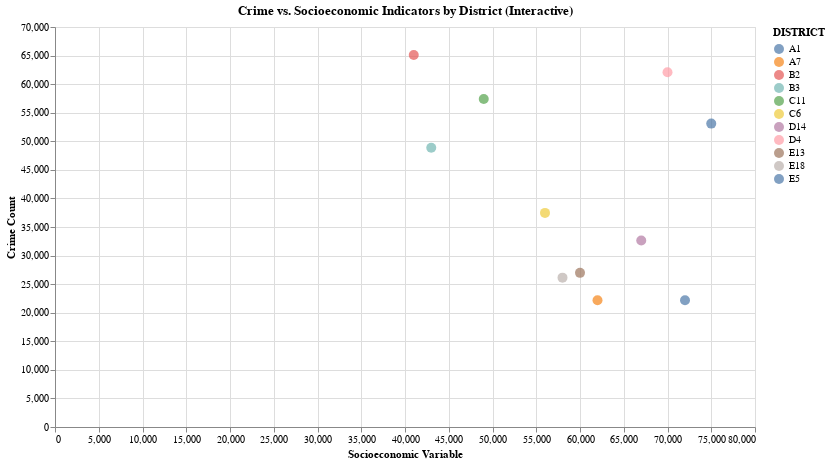

Notebook code for this chart:
### Markdown cell above
# Data Visualization 5: Socioeconomic Correlation Explorer

### Type: Scatter Plot Matrix

### Tool: Altair

### Interactivity: Select different variables

### Customization: Colored points by district

### Description: Shows correlations (e.g., crime vs. income/education/pop density) and lets user explore relationships.

### Code cell
import pandas as pd
import altair as alt

# Simulated socioeconomic data by Boston district
socioeconomic_data = pd.DataFrame({
    'DISTRICT': ['A1', 'A7', 'B2', 'B3', 'C6', 'C11', 'D4', 'D14', 'E5', 'E13', 'E18'],
    'MEDIAN_INCOME': [75000, 62000, 41000, 43000, 56000, 49000, 70000, 67000, 72000, 60000, 58000],
    'EDUCATION_RATE': [0.91, 0.87, 0.68, 0.72, 0.84, 0.77, 0.90, 0.88, 0.93, 0.86, 0.82],
    'POP_DENSITY': [10500, 9800, 12500, 11200, 9700, 10800, 10200, 9600, 8800, 9500, 9100]
})

# Load crime data from all years
paths = {
    "2019": "2019.csv",
    "2020": "2020.csv",
    "2021": "2021.csv",
    "2022": "crime_reports_2022.csv",
    "2023": "2023_to_present.csv"
}
dfs = [pd.read_csv(path, low_memory=False)[['DISTRICT']] for path in paths.values()]
crime_df = pd.concat(dfs, ignore_index=True).dropna(subset=['DISTRICT'])

# Aggregate crime counts per district
crime_by_district = crime_df.groupby('DISTRICT').size().reset_index(name='CRIME_COUNT')

# Merge crime and socioeconomic data
merged_data = pd.merge(socioeconomic_data, crime_by_district, on='DISTRICT', how='inner')

# Melt for dynamic Altair selection
melted = merged_data.melt(
    id_vars=['DISTRICT', 'CRIME_COUNT'],
    value_vars=['MEDIAN_INCOME', 'EDUCATION_RATE', 'POP_DENSITY'],
    var_name='SOCIO_VAR',
    value_name='VALUE'
)

# Interactive selector for variable
selector = alt.binding_select(options=['MEDIAN_INCOME', 'EDUCATION_RATE', 'POP_DENSITY'], name='Variable: ')
selection = alt.selection_point(fields=['SOCIO_VAR'], bind=selector, value='MEDIAN_INCOME')

# Altair scatter plot
chart = alt.Chart(melted).add_params(
    selection
).transform_filter(
    selection
).mark_circle(size=100).encode(
    x=alt.X('VALUE:Q', title='Socioeconomic Variable'),
    y=alt.Y('CRIME_COUNT:Q', title='Crime Count'),
    color=alt.Color('DISTRICT:N'),
    tooltip=['DISTRICT', 'VALUE', 'CRIME_COUNT']
).properties(
    width=700,
    height=400,
    title='Crime vs. Socioeconomic Indicators by District (Interactive)'
)

chart.display()

### Figure 1 — Vega-Lite specification as saved in the notebook (floating-point values rounded to 4 significant figures)
{"config": {"view": {"continuousWidth": 300, "continuousHeight": 300}}, "data": {"name": "data-cfd6e6cd1b7d48af22cab82a3c23d927"}, "mark": {"type": "circle", "size": 100}, "encoding": {"color": {"field": "DISTRICT", "type": "nominal"}, "tooltip": [{"field": "DISTRICT", "type": "nominal"}, {"field": "VALUE", "type": "quantitative"}, {"field": "CRIME_COUNT", "type": "quantitative"}], "x": {"field": "VALUE", "title": "Socioeconomic Variable", "type": "quantitative"}, "y": {"field": "CRIME_COUNT", "title": "Crime Count", "type": "quantitative"}}, "height": 400, "params": [{"name": "param_1", "select": {"type": "point", "fields": ["SOCIO_VAR"]}, "bind": {"input": "select", "options": ["MEDIAN_INCOME", "EDUCATION_RATE", "POP_DENSITY"], "name": "Variable: "}, "value": "MEDIAN_INCOME"}], "title": "Crime vs. Socioeconomic Indicators by District (Interactive)", "transform": [{"filter": {"param": "param_1"}}], "width": 700, "$schema": "https://vega.github.io/schema/vega-lite/v5.20.1.json", "datasets": {"data-cfd6e6cd1b7d48af22cab82a3c23d927": [{"DISTRICT": "A1", "CRIME_COUNT": 53092, "SOCIO_VAR": "MEDIAN_INCOME", "VALUE": 75000.0}, {"DISTRICT": "A7", "CRIME_COUNT": 22195, "SOCIO_VAR": "MEDIAN_INCOME", "VALUE": 62000.0}, {"DISTRICT": "B2", "CRIME_COUNT": 65094, "SOCIO_VAR": "MEDIAN_INCOME", "VALUE": 41000.0}, {"DISTRICT": "B3", "CRIME_COUNT": 48874, "SOCIO_VAR": "MEDIAN_INCOME", "VALUE": 43000.0}, {"DISTRICT": "C6", "CRIME_COUNT": 37468, "SOCIO_VAR": "MEDIAN_INCOME", "VALUE": 56000.0}, {"DISTRICT": "C11", "CRIME_COUNT": 57392, "SOCIO_VAR": "MEDIAN_INCOME", "VALUE": 49000.0}, {"DISTRICT": "D4", "CRIME_COUNT": 62070, "SOCIO_VAR": "MEDIAN_INCOME", "VALUE": 70000.0}, {"DISTRICT": "D14", "CRIME_COUNT": 32651, "SOCIO_VAR": "MEDIAN_INCOME", "VALUE": 67000.0}, {"DISTRICT": "E5", "CRIME_COUNT": 22184, "SOCIO_VAR": "MEDIAN_INCOME", "VALUE": 72000.0}, {"DISTRICT": "E13", "CRIME_COUNT": 26975, "SOCIO_VAR": "MEDIAN_INCOME", "VALUE": 60000.0}, {"DISTRICT": "E18", "CRIME_COUNT": 26136, "SOCIO_VAR": "MEDIAN_INCOME", "VALUE": 58000.0}, {"DISTRICT": "A1", "CRIME_COUNT": 53092, "SOCIO_VAR": "EDUCATION_RATE", "VALUE": 0.91}, {"DISTRICT": "A7", "CRIME_COUNT": 22195, "SOCIO_VAR": "EDUCATION_RATE", "VALUE": 0.87}, {"DISTRICT": "B2", "CRIME_COUNT": 65094, "SOCIO_VAR": "EDUCATION_RATE", "VALUE": 0.68}, {"DISTRICT": "B3", "CRIME_COUNT": 48874, "SOCIO_VAR": "EDUCATION_RATE", "VALUE": 0.72}, {"DISTRICT": "C6", "CRIME_COUNT": 37468, "SOCIO_VAR": "EDUCATION_RATE", "VALUE": 0.84}, {"DISTRICT": "C11", "CRIME_COUNT": 57392, "SOCIO_VAR": "EDUCATION_RATE", "VALUE": 0.77}, {"DISTRICT": "D4", "CRIME_COUNT": 62070, "SOCIO_VAR": "EDUCATION_RATE", "VALUE": 0.9}, {"DISTRICT": "D14", "CRIME_COUNT": 32651, "SOCIO_VAR": "EDUCATION_RATE", "VALUE": 0.88}, {"DISTRICT": "E5", "CRIME_COUNT": 22184, "SOCIO_VAR": "EDUCATION_RATE", "VALUE": 0.93}, {"DISTRICT": "E13", "CRIME_COUNT": 26975, "SOCIO_VAR": "EDUCATION_RATE", "VALUE": 0.86}, {"DISTRICT": "E18", "CRIME_COUNT": 26136, "SOCIO_VAR": "EDUCATION_RATE", "VALUE": 0.82}, {"DISTRICT": "A1", "CRIME_COUNT": 53092, "SOCIO_VAR": "POP_DENSITY", "VALUE": 10500.0}, {"DISTRICT": "A7", "CRIME_COUNT": 22195, "SOCIO_VAR": "POP_DENSITY", "VALUE": 9800.0}, {"DISTRICT": "B2", "CRIME_COUNT": 65094, "SOCIO_VAR": "POP_DENSITY", "VALUE": 12500.0}, {"DISTRICT": "B3", "CRIME_COUNT": 48874, "SOCIO_VAR": "POP_DENSITY", "VALUE": 11200.0}, {"DISTRICT": "C6", "CRIME_COUNT": 37468, "SOCIO_VAR": "POP_DENSITY", "VALUE": 9700.0}, {"DISTRICT": "C11", "CRIME_COUNT": 57392, "SOCIO_VAR": "POP_DENSITY", "VALUE": 10800.0}, {"DISTRICT": "D4", "CRIME_COUNT": 62070, "SOCIO_VAR": "POP_DENSITY", "VALUE": 10200.0}, {"DISTRICT": "D14", "CRIME_COUNT": 32651, "SOCIO_VAR": "POP_DENSITY", "VALUE": 9600.0}, {"DISTRICT": "E5", "CRIME_COUNT": 22184, "SOCIO_VAR": "POP_DENSITY", "VALUE": 8800.0}, {"DISTRICT": "E13", "CRIME_COUNT": 26975, "SOCIO_VAR": "POP_DENSITY", "VALUE": 9500.0}, {"DISTRICT": "E18", "CRIME_COUNT": 26136, "SOCIO_VAR": "POP_DENSITY", "VALUE": 9100.0}]}}
